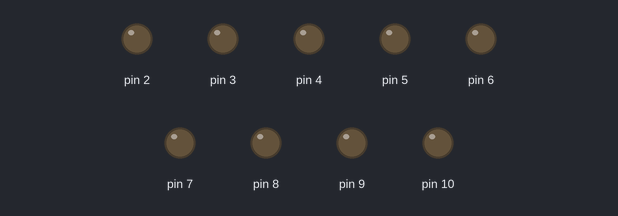
Simulated run of this sketch. Board: Arduino Uno, built with avr-gcc and run on an emulated ATmega328P. On the bench: output pins drawn as LEDs (lit = HIGH). What the sketch prints to the serial monitor is not drawn.

Above: at 0.06 s.
At 0.91 s:
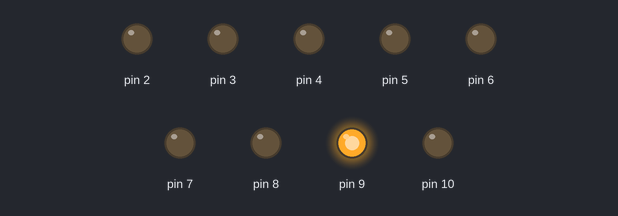
At 1.77 s:
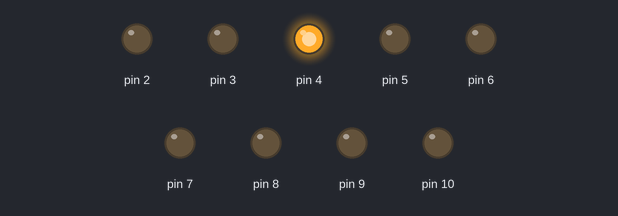
At 6.72 s:
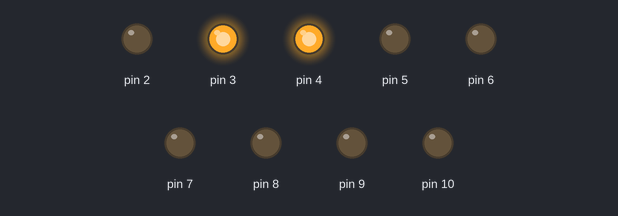
At 9.83 s:
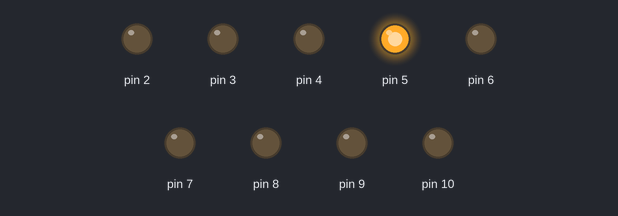
At 13.02 s:
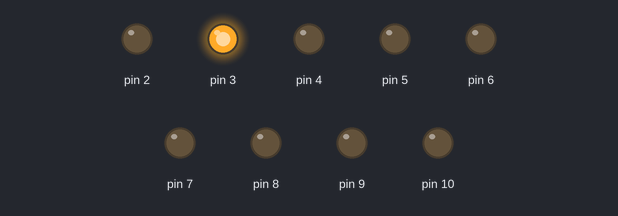
Timing chart, 0 to 14.5 s (numbered marks = the images above):
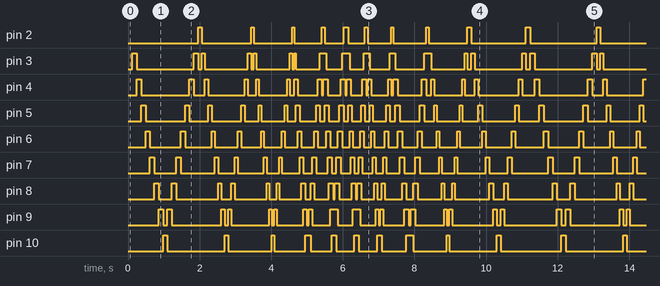

The sketch:

knight_rider_led_stream.ino
```cpp
#include <stdarg.h>

void debug_print(char *fmt, ... ){
        char buf[128]; // resulting string limited to 128 chars
        va_list args;
        va_start (args, fmt );
        vsnprintf(buf, 128, fmt, args);
        va_end (args);
        Serial.print(buf);
}


class KnightRiderLedStream {

  public:
      int _start_index;
      int _end_index;
      int _deltat_min;
      int _deltat_max;

      int _dt;
      long _t;
      int _index;      // current led
      int _direction;  // 1 = forward, 0 = backward
      int _deltat_direction = 1;  // 1 = faster, 0 = slower
      float _deltat_factor = 0.75;

      KnightRiderLedStream() {
        _start_index = 0;
        _end_index = 0;
        _dt = 0;
        _deltat_min = 0;
        _deltat_max = 0;
        _t = 0;
        _index = 0;
      }

      void initialize(int start_index, int end_index, int deltat_min, int deltat_max) {
        _start_index = start_index;
        _end_index = end_index;
        _deltat_min = deltat_min;
        _deltat_max = deltat_max;

        _dt = _deltat_max;
        for (int i=start_index; i <= end_index; i++) {
          pinMode(i, OUTPUT);
        }
        _index = start_index;
        _direction = 1;
      }

      /*
      void toggleLed(int index) {
        if (digitalRead(index) == HIGH) {
          digitalWrite(index, LOW);
        }
        else {
          digitalWrite(index, HIGH);
        }
      }
      */

      void update_current_index() {

          if (_direction == 1) {
            // move index forward
            if (_index < _end_index) {
              _index++;
            }
            else {
              _index--;
              _direction = 0;
            }
          }
          else {
            // move index backward
            if (_index > _start_index) {
              _index--;
            }
            else {
              _index++;
              _direction = 1;
            }
          }

          return;
      }

      void update_deltat() {

        if (_deltat_direction == 1) {
            _dt = _dt * _deltat_factor;
        }
        else {
            _dt = _dt / _deltat_factor;
        }

        if (_dt < _deltat_min) {
          _dt = _deltat_min;
          _deltat_direction = 0;
        }
        else if (_dt > _deltat_max) {
          _dt = _deltat_max;
          _deltat_direction = 1;
        }

      }

      void tick(long t) {
        // verifichiamo se e' passato abbastanza tempo
        // da dover aggiornare lo stato del led
        if (t - _t > _dt) {
           _t = t;

          update_current_index();

          // Test index change
          /*
          for (int i=_start_index; i<=_end_index; i++) {
             digitalWrite(i, (i == _index) ? HIGH : LOW);
          }
          */

          // scansione dei led per assegnare la luminosita' opportuna
          for (int i=_start_index; i<=_end_index; i++ ) {
            int intensity = LOW;
            int displacement = (i - _index);
            if (displacement == 0) {
              intensity = HIGH;
            }

            // TODO: ricalcolare le soglie in funzione di deltat_min/max
            if (_dt < 65 && displacement == 1) {
              intensity = HIGH;
            }
            if (_dt < 40 && abs(displacement) == 1) {
              intensity = HIGH;
            }
            digitalWrite(i, intensity);
          }

          // If starting to scan the led stream once again,
          // also update deltat
          if (_index == _start_index) {
            update_deltat();
          }

        }
      }
};


KnightRiderLedStream stream1 = KnightRiderLedStream();
KnightRiderLedStream stream2 = KnightRiderLedStream();

void setup() {
  Serial.begin(9600);
  stream1.initialize(2, 10, 30, 120);
}

void loop() {

  long now = millis();
  Serial.print(now);
  Serial.print("\n");

  stream1.tick(now);
  stream2.tick(now);

  delay(10);
}
```

Measured:
- by itself, pin 3–9: moves between LOW and HIGH, repeating every 11.1 s
- by itself, pin 2: repeats every 11.1 s: LOW 1.4 s, HIGH 0.07 s, LOW 1.1 s, HIGH 0.05 s, LOW 0.77 s, HIGH 0.08 s, LOW 0.53 s, HIGH 0.12 s, LOW 0.47 s, HIGH 0.08 s, LOW 0.65 s, HIGH 0.06 s, LOW 0.92 s, HIGH 0.07 s, LOW 1.1 s, HIGH 0.10 s, LOW 1.5 s, HIGH 0.12 s, LOW 1.9 s, HIGH 0.09 s
- by itself, pin 10: repeats every 11.1 s: LOW 1.6 s, HIGH 0.09 s, LOW 1.2 s, HIGH 0.07 s, LOW 0.86 s, HIGH 0.15 s, LOW 0.59 s, HIGH 0.12 s, LOW 0.50 s, HIGH 0.12 s, LOW 0.51 s, HIGH 0.13 s, LOW 0.69 s, HIGH 0.18 s, LOW 0.94 s, HIGH 0.07 s, LOW 1.3 s, HIGH 0.10 s, LOW 1.7 s, HIGH 0.12 s
